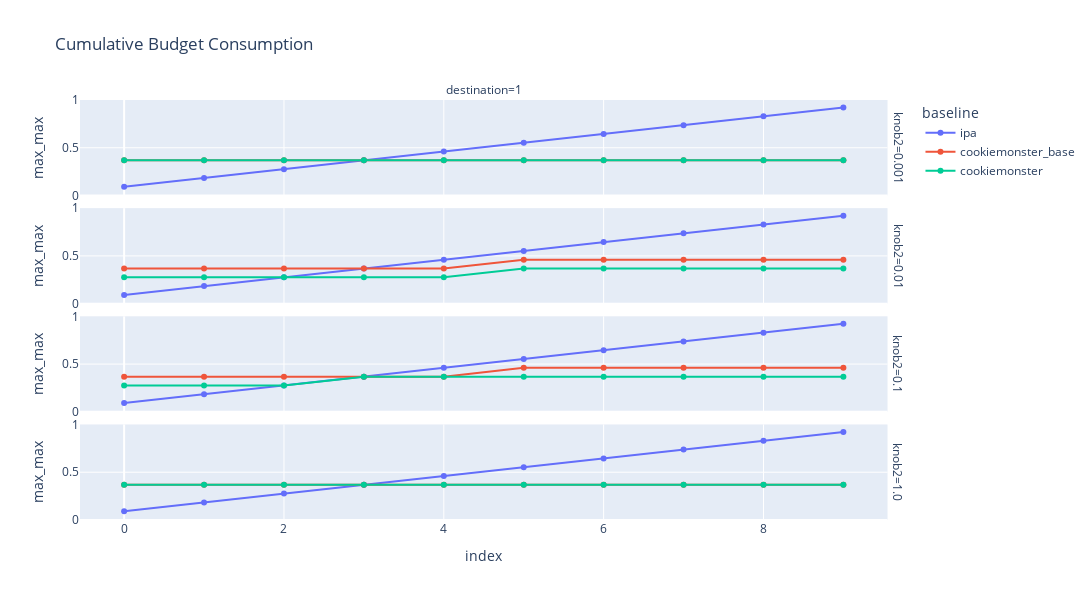
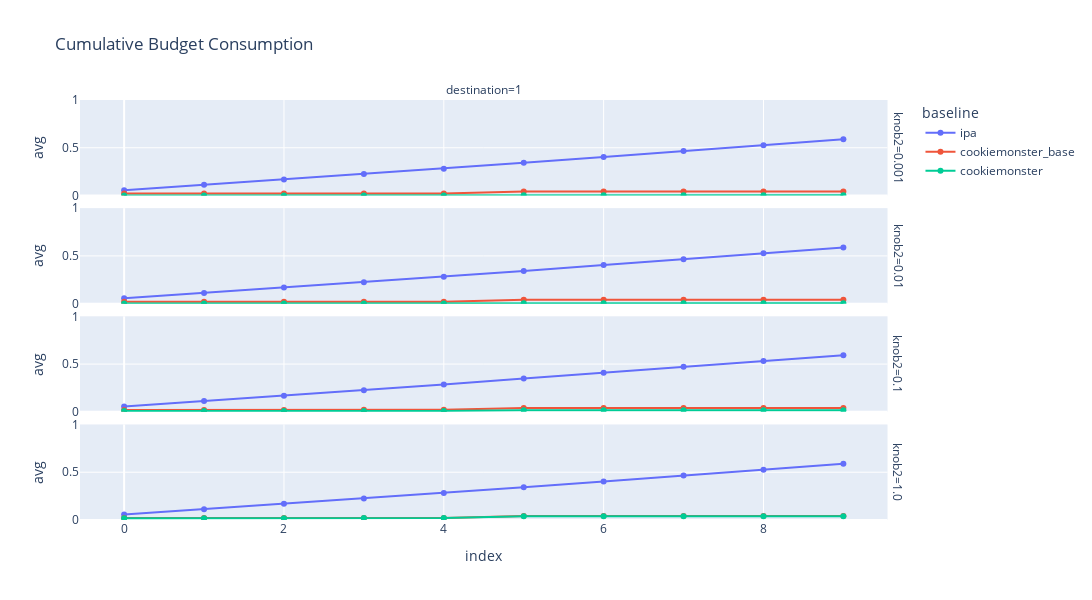
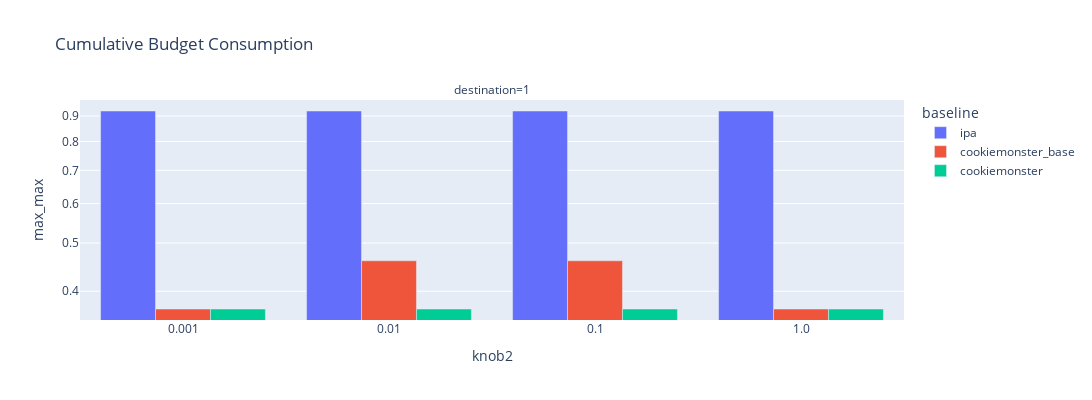
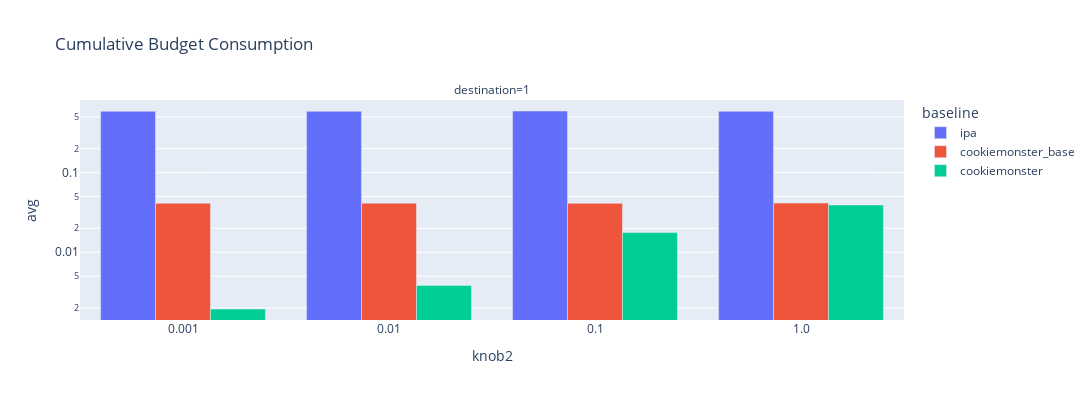

Source (notebook cell) for these figures, in order:
### Code cell
path = "ray/microbenchmark/varying_knob2"
plot_budget_consumption_lines(path, facet_row="knob2", height=600)
plot_budget_consumption_bars(path, x_axis="knob2", log_y=True, height=400)

### Figure 1 — Plotly figure (JSON) as saved in the notebook; plotly's stock layout.template omitted (floating-point values rounded to 4 significant figures)
{"data": [{"hovertemplate": "baseline=ipa<br>knob2=0.001<br>destination=1<br>index=%{x}<br>max_max=%{y}<extra></extra>", "legendgroup": "ipa", "line": {"color": "#636efa", "dash": "solid"}, "marker": {"symbol": "circle"}, "mode": "lines+markers", "name": "ipa", "orientation": "v", "showlegend": true, "type": "scatter", "x": [0, 1, 2, 3, 4, 5, 6, 7, 8, 9], "xaxis": "x4", "y": [0.0921, 0.1842, 0.2763, 0.3684, 0.4605, 0.5526, 0.6447, 0.7368, 0.8289, 0.921], "yaxis": "y4"}, {"hovertemplate": "baseline=ipa<br>knob2=0.01<br>destination=1<br>index=%{x}<br>max_max=%{y}<extra></extra>", "legendgroup": "ipa", "line": {"color": "#636efa", "dash": "solid"}, "marker": {"symbol": "circle"}, "mode": "lines+markers", "name": "ipa", "orientation": "v", "showlegend": false, "type": "scatter", "x": [0, 1, 2, 3, 4, 5, 6, 7, 8, 9], "xaxis": "x3", "y": [0.0921, 0.1842, 0.2763, 0.3684, 0.4605, 0.5526, 0.6447, 0.7368, 0.8289, 0.921], "yaxis": "y3"}, {"hovertemplate": "baseline=ipa<br>knob2=0.1<br>destination=1<br>index=%{x}<br>max_max=%{y}<extra></extra>", "legendgroup": "ipa", "line": {"color": "#636efa", "dash": "solid"}, "marker": {"symbol": "circle"}, "mode": "lines+markers", "name": "ipa", "orientation": "v", "showlegend": false, "type": "scatter", "x": [0, 1, 2, 3, 4, 5, 6, 7, 8, 9], "xaxis": "x2", "y": [0.0921, 0.1842, 0.2763, 0.3684, 0.4605, 0.5526, 0.6447, 0.7368, 0.8289, 0.921], "yaxis": "y2"}, {"hovertemplate": "baseline=ipa<br>knob2=1.0<br>destination=1<br>index=%{x}<br>max_max=%{y}<extra></extra>", "legendgroup": "ipa", "line": {"color": "#636efa", "dash": "solid"}, "marker": {"symbol": "circle"}, "mode": "lines+markers", "name": "ipa", "orientation": "v", "showlegend": false, "type": "scatter", "x": [0, 1, 2, 3, 4, 5, 6, 7, 8, 9], "xaxis": "x", "y": [0.0921, 0.1842, 0.2763, 0.3684, 0.4605, 0.5526, 0.6447, 0.7368, 0.8289, 0.921], "yaxis": "y"}, {"hovertemplate": "baseline=cookiemonster_base<br>knob2=0.001<br>destination=1<br>index=%{x}<br>max_max=%{y}<extra></extra>", "legendgroup": "cookiemonster_base", "line": {"color": "#EF553B", "dash": "solid"}, "marker": {"symbol": "circle"}, "mode": "lines+markers", "name": "cookiemonster_base", "orientation": "v", "showlegend": true, "type": "scatter", "x": [0, 1, 2, 3, 4, 5, 6, 7, 8, 9], "xaxis": "x4", "y": [0.3684, 0.3684, 0.3684, 0.3684, 0.3684, 0.3684, 0.3684, 0.3684, 0.3684, 0.3684], "yaxis": "y4"}, {"hovertemplate": "baseline=cookiemonster_base<br>knob2=0.01<br>destination=1<br>index=%{x}<br>max_max=%{y}<extra></extra>", "legendgroup": "cookiemonster_base", "line": {"color": "#EF553B", "dash": "solid"}, "marker": {"symbol": "circle"}, "mode": "lines+markers", "name": "cookiemonster_base", "orientation": "v", "showlegend": false, "type": "scatter", "x": [0, 1, 2, 3, 4, 5, 6, 7, 8, 9], "xaxis": "x3", "y": [0.3684, 0.3684, 0.3684, 0.3684, 0.3684, 0.4605, 0.4605, 0.4605, 0.4605, 0.4605], "yaxis": "y3"}, {"hovertemplate": "baseline=cookiemonster_base<br>knob2=0.1<br>destination=1<br>index=%{x}<br>max_max=%{y}<extra></extra>", "legendgroup": "cookiemonster_base", "line": {"color": "#EF553B", "dash": "solid"}, "marker": {"symbol": "circle"}, "mode": "lines+markers", "name": "cookiemonster_base", "orientation": "v", "showlegend": false, "type": "scatter", "x": [0, 1, 2, 3, 4, 5, 6, 7, 8, 9], "xaxis": "x2", "y": [0.3684, 0.3684, 0.3684, 0.3684, 0.3684, 0.4605, 0.4605, 0.4605, 0.4605, 0.4605], "yaxis": "y2"}, {"hovertemplate": "baseline=cookiemonster_base<br>knob2=1.0<br>destination=1<br>index=%{x}<br>max_max=%{y}<extra></extra>", "legendgroup": "cookiemonster_base", "line": {"color": "#EF553B", "dash": "solid"}, "marker": {"symbol": "circle"}, "mode": "lines+markers", "name": "cookiemonster_base", "orientation": "v", "showlegend": false, "type": "scatter", "x": [0, 1, 2, 3, 4, 5, 6, 7, 8, 9], "xaxis": "x", "y": [0.3684, 0.3684, 0.3684, 0.3684, 0.3684, 0.3684, 0.3684, 0.3684, 0.3684, 0.3684], "yaxis": "y"}, {"hovertemplate": "baseline=cookiemonster<br>knob2=0.001<br>destination=1<br>index=%{x}<br>max_max=%{y}<extra></extra>", "legendgroup": "cookiemonster", "line": {"color": "#00cc96", "dash": "solid"}, "marker": {"symbol": "circle"}, "mode": "lines+markers", "name": "cookiemonster", "orientation": "v", "showlegend": true, "type": "scatter", "x": [0, 1, 2, 3, 4, 5, 6, 7, 8, 9], "xaxis": "x4", "y": [0.3684, 0.3684, 0.3684, 0.3684, 0.3684, 0.3684, 0.3684, 0.3684, 0.3684, 0.3684], "yaxis": "y4"}, {"hovertemplate": "baseline=cookiemonster<br>knob2=0.01<br>destination=1<br>index=%{x}<br>max_max=%{y}<extra></extra>", "legendgroup": "cookiemonster", "line": {"color": "#00cc96", "dash": "solid"}, "marker": {"symbol": "circle"}, "mode": "lines+markers", "name": "cookiemonster", "orientation": "v", "showlegend": false, "type": "scatter", "x": [0, 1, 2, 3, 4, 5, 6, 7, 8, 9], "xaxis": "x3", "y": [0.2763, 0.2763, 0.2763, 0.2763, 0.2763, 0.3684, 0.3684, 0.3684, 0.3684, 0.3684], "yaxis": "y3"}, {"hovertemplate": "baseline=cookiemonster<br>knob2=0.1<br>destination=1<br>index=%{x}<br>max_max=%{y}<extra></extra>", "legendgroup": "cookiemonster", "line": {"color": "#00cc96", "dash": "solid"}, "marker": {"symbol": "circle"}, "mode": "lines+markers", "name": "cookiemonster", "orientation": "v", "showlegend": false, "type": "scatter", "x": [0, 1, 2, 3, 4, 5, 6, 7, 8, 9], "xaxis": "x2", "y": [0.2763, 0.2763, 0.2763, 0.3684, 0.3684, 0.3684, 0.3684, 0.3684, 0.3684, 0.3684], "yaxis": "y2"}, {"hovertemplate": "baseline=cookiemonster<br>knob2=1.0<br>destination=1<br>index=%{x}<br>max_max=%{y}<extra></extra>", "legendgroup": "cookiemonster", "line": {"color": "#00cc96", "dash": "solid"}, "marker": {"symbol": "circle"}, "mode": "lines+markers", "name": "cookiemonster", "orientation": "v", "showlegend": false, "type": "scatter", "x": [0, 1, 2, 3, 4, 5, 6, 7, 8, 9], "xaxis": "x", "y": [0.3684, 0.3684, 0.3684, 0.3684, 0.3684, 0.3684, 0.3684, 0.3684, 0.3684, 0.3684], "yaxis": "y"}], "layout": {"annotations": [{"showarrow": false, "text": "destination=1", "x": 0.49, "xanchor": "center", "xref": "paper", "y": 1, "yanchor": "bottom", "yref": "paper"}, {"showarrow": false, "text": "knob2=1.0", "textangle": 90, "x": 0.98, "xanchor": "left", "xref": "paper", "y": 0.1138, "yanchor": "middle", "yref": "paper"}, {"showarrow": false, "text": "knob2=0.1", "textangle": 90, "x": 0.98, "xanchor": "left", "xref": "paper", "y": 0.3712, "yanchor": "middle", "yref": "paper"}, {"showarrow": false, "text": "knob2=0.01", "textangle": 90, "x": 0.98, "xanchor": "left", "xref": "paper", "y": 0.6288, "yanchor": "middle", "yref": "paper"}, {"showarrow": false, "text": "knob2=0.001", "textangle": 90, "x": 0.98, "xanchor": "left", "xref": "paper", "y": 0.8862, "yanchor": "middle", "yref": "paper"}], "height": 600, "legend": {"title": {"text": "baseline"}, "tracegroupgap": 0}, "title": {"text": "Cumulative Budget Consumption"}, "width": 1100, "xaxis": {"anchor": "y", "autorange": true, "domain": [0, 0.98], "range": [-0.5522, 9.552], "title": {"text": "index"}, "type": "linear"}, "xaxis2": {"anchor": "y2", "autorange": true, "domain": [0, 0.98], "matches": "x", "range": [-0.5522, 9.552], "showticklabels": false, "type": "linear"}, "xaxis3": {"anchor": "y3", "autorange": true, "domain": [0, 0.98], "matches": "x", "range": [-0.5522, 9.552], "showticklabels": false, "type": "linear"}, "xaxis4": {"anchor": "y4", "autorange": true, "domain": [0, 0.98], "matches": "x", "range": [-0.5522, 9.552], "showticklabels": false, "type": "linear"}, "yaxis": {"anchor": "x", "domain": [0, 0.2275], "range": [0, 1], "title": {"text": "max_max"}, "type": "linear"}, "yaxis2": {"anchor": "x2", "domain": [0.2575, 0.485], "matches": "y", "range": [0, 1], "title": {"text": "max_max"}, "type": "linear"}, "yaxis3": {"anchor": "x3", "domain": [0.515, 0.7425], "matches": "y", "range": [0, 1], "title": {"text": "max_max"}, "type": "linear"}, "yaxis4": {"anchor": "x4", "domain": [0.7725, 1], "matches": "y", "range": [0, 1], "title": {"text": "max_max"}, "type": "linear"}}}

### Figure 2 — Plotly figure (JSON) as saved in the notebook; plotly's stock layout.template omitted (floating-point values rounded to 4 significant figures)
{"data": [{"hovertemplate": "baseline=ipa<br>knob2=0.001<br>destination=1<br>index=%{x}<br>avg=%{y}<extra></extra>", "legendgroup": "ipa", "line": {"color": "#636efa", "dash": "solid"}, "marker": {"symbol": "circle"}, "mode": "lines+markers", "name": "ipa", "orientation": "v", "showlegend": true, "type": "scatter", "x": [0, 1, 2, 3, 4, 5, 6, 7, 8, 9], "xaxis": "x4", "y": [0.05629, 0.1126, 0.1689, 0.2251, 0.2814, 0.3428, 0.4042, 0.4656, 0.527, 0.5884], "yaxis": "y4"}, {"hovertemplate": "baseline=ipa<br>knob2=0.01<br>destination=1<br>index=%{x}<br>avg=%{y}<extra></extra>", "legendgroup": "ipa", "line": {"color": "#636efa", "dash": "solid"}, "marker": {"symbol": "circle"}, "mode": "lines+markers", "name": "ipa", "orientation": "v", "showlegend": false, "type": "scatter", "x": [0, 1, 2, 3, 4, 5, 6, 7, 8, 9], "xaxis": "x3", "y": [0.05629, 0.1126, 0.1689, 0.2251, 0.2814, 0.3428, 0.4042, 0.4656, 0.527, 0.5884], "yaxis": "y3"}, {"hovertemplate": "baseline=ipa<br>knob2=0.1<br>destination=1<br>index=%{x}<br>avg=%{y}<extra></extra>", "legendgroup": "ipa", "line": {"color": "#636efa", "dash": "solid"}, "marker": {"symbol": "circle"}, "mode": "lines+markers", "name": "ipa", "orientation": "v", "showlegend": false, "type": "scatter", "x": [0, 1, 2, 3, 4, 5, 6, 7, 8, 9], "xaxis": "x2", "y": [0.05629, 0.1126, 0.1689, 0.2251, 0.2865, 0.3479, 0.4093, 0.4708, 0.5322, 0.5936], "yaxis": "y2"}, {"hovertemplate": "baseline=ipa<br>knob2=1.0<br>destination=1<br>index=%{x}<br>avg=%{y}<extra></extra>", "legendgroup": "ipa", "line": {"color": "#636efa", "dash": "solid"}, "marker": {"symbol": "circle"}, "mode": "lines+markers", "name": "ipa", "orientation": "v", "showlegend": false, "type": "scatter", "x": [0, 1, 2, 3, 4, 5, 6, 7, 8, 9], "xaxis": "x", "y": [0.05629, 0.1126, 0.1689, 0.2251, 0.2814, 0.3428, 0.4042, 0.4656, 0.527, 0.5884], "yaxis": "y"}, {"hovertemplate": "baseline=cookiemonster_base<br>knob2=0.001<br>destination=1<br>index=%{x}<br>avg=%{y}<extra></extra>", "legendgroup": "cookiemonster_base", "line": {"color": "#EF553B", "dash": "solid"}, "marker": {"symbol": "circle"}, "mode": "lines+markers", "name": "cookiemonster_base", "orientation": "v", "showlegend": true, "type": "scatter", "x": [0, 1, 2, 3, 4, 5, 6, 7, 8, 9], "xaxis": "x4", "y": [0.02024, 0.02026, 0.02069, 0.02095, 0.021, 0.04121, 0.04127, 0.04127, 0.04128, 0.04128], "yaxis": "y4"}, {"hovertemplate": "baseline=cookiemonster_base<br>knob2=0.01<br>destination=1<br>index=%{x}<br>avg=%{y}<extra></extra>", "legendgroup": "cookiemonster_base", "line": {"color": "#EF553B", "dash": "solid"}, "marker": {"symbol": "circle"}, "mode": "lines+markers", "name": "cookiemonster_base", "orientation": "v", "showlegend": false, "type": "scatter", "x": [0, 1, 2, 3, 4, 5, 6, 7, 8, 9], "xaxis": "x3", "y": [0.02008, 0.02039, 0.0206, 0.02078, 0.02099, 0.04128, 0.04131, 0.04131, 0.04132, 0.04132], "yaxis": "y3"}, {"hovertemplate": "baseline=cookiemonster_base<br>knob2=0.1<br>destination=1<br>index=%{x}<br>avg=%{y}<extra></extra>", "legendgroup": "cookiemonster_base", "line": {"color": "#EF553B", "dash": "solid"}, "marker": {"symbol": "circle"}, "mode": "lines+markers", "name": "cookiemonster_base", "orientation": "v", "showlegend": false, "type": "scatter", "x": [0, 1, 2, 3, 4, 5, 6, 7, 8, 9], "xaxis": "x2", "y": [0.0193, 0.01946, 0.02057, 0.02089, 0.02204, 0.04111, 0.04112, 0.04113, 0.04114, 0.04115], "yaxis": "y2"}, {"hovertemplate": "baseline=cookiemonster_base<br>knob2=1.0<br>destination=1<br>index=%{x}<br>avg=%{y}<extra></extra>", "legendgroup": "cookiemonster_base", "line": {"color": "#EF553B", "dash": "solid"}, "marker": {"symbol": "circle"}, "mode": "lines+markers", "name": "cookiemonster_base", "orientation": "v", "showlegend": false, "type": "scatter", "x": [0, 1, 2, 3, 4, 5, 6, 7, 8, 9], "xaxis": "x", "y": [0.02028, 0.02035, 0.02043, 0.02117, 0.0212, 0.0414, 0.04142, 0.04143, 0.04144, 0.04145], "yaxis": "y"}, {"hovertemplate": "baseline=cookiemonster<br>knob2=0.001<br>destination=1<br>index=%{x}<br>avg=%{y}<extra></extra>", "legendgroup": "cookiemonster", "line": {"color": "#00cc96", "dash": "solid"}, "marker": {"symbol": "circle"}, "mode": "lines+markers", "name": "cookiemonster", "orientation": "v", "showlegend": true, "type": "scatter", "x": [0, 1, 2, 3, 4, 5, 6, 7, 8, 9], "xaxis": "x4", "y": [0.0009597, 0.0009604, 0.00098, 0.0009924, 0.0009948, 0.001936, 0.001938, 0.001939, 0.00194, 0.00194], "yaxis": "y4"}, {"hovertemplate": "baseline=cookiemonster<br>knob2=0.01<br>destination=1<br>index=%{x}<br>avg=%{y}<extra></extra>", "legendgroup": "cookiemonster", "line": {"color": "#00cc96", "dash": "solid"}, "marker": {"symbol": "circle"}, "mode": "lines+markers", "name": "cookiemonster", "orientation": "v", "showlegend": false, "type": "scatter", "x": [0, 1, 2, 3, 4, 5, 6, 7, 8, 9], "xaxis": "x3", "y": [0.00184, 0.00188, 0.001894, 0.00191, 0.001929, 0.003832, 0.003834, 0.003834, 0.003834, 0.003834], "yaxis": "y3"}, {"hovertemplate": "baseline=cookiemonster<br>knob2=0.1<br>destination=1<br>index=%{x}<br>avg=%{y}<extra></extra>", "legendgroup": "cookiemonster", "line": {"color": "#00cc96", "dash": "solid"}, "marker": {"symbol": "circle"}, "mode": "lines+markers", "name": "cookiemonster", "orientation": "v", "showlegend": false, "type": "scatter", "x": [0, 1, 2, 3, 4, 5, 6, 7, 8, 9], "xaxis": "x2", "y": [0.00826, 0.008339, 0.008832, 0.008976, 0.009414, 0.01763, 0.01764, 0.01764, 0.01764, 0.01765], "yaxis": "y2"}, {"hovertemplate": "baseline=cookiemonster<br>knob2=1.0<br>destination=1<br>index=%{x}<br>avg=%{y}<extra></extra>", "legendgroup": "cookiemonster", "line": {"color": "#00cc96", "dash": "solid"}, "marker": {"symbol": "circle"}, "mode": "lines+markers", "name": "cookiemonster", "orientation": "v", "showlegend": false, "type": "scatter", "x": [0, 1, 2, 3, 4, 5, 6, 7, 8, 9], "xaxis": "x", "y": [0.01921, 0.01928, 0.01936, 0.0201, 0.02012, 0.03922, 0.03924, 0.03925, 0.03926, 0.03926], "yaxis": "y"}], "layout": {"annotations": [{"showarrow": false, "text": "destination=1", "x": 0.49, "xanchor": "center", "xref": "paper", "y": 1, "yanchor": "bottom", "yref": "paper"}, {"showarrow": false, "text": "knob2=1.0", "textangle": 90, "x": 0.98, "xanchor": "left", "xref": "paper", "y": 0.1138, "yanchor": "middle", "yref": "paper"}, {"showarrow": false, "text": "knob2=0.1", "textangle": 90, "x": 0.98, "xanchor": "left", "xref": "paper", "y": 0.3712, "yanchor": "middle", "yref": "paper"}, {"showarrow": false, "text": "knob2=0.01", "textangle": 90, "x": 0.98, "xanchor": "left", "xref": "paper", "y": 0.6288, "yanchor": "middle", "yref": "paper"}, {"showarrow": false, "text": "knob2=0.001", "textangle": 90, "x": 0.98, "xanchor": "left", "xref": "paper", "y": 0.8862, "yanchor": "middle", "yref": "paper"}], "height": 600, "legend": {"title": {"text": "baseline"}, "tracegroupgap": 0}, "title": {"text": "Cumulative Budget Consumption"}, "width": 1100, "xaxis": {"anchor": "y", "autorange": true, "domain": [0, 0.98], "range": [-0.5522, 9.552], "title": {"text": "index"}, "type": "linear"}, "xaxis2": {"anchor": "y2", "autorange": true, "domain": [0, 0.98], "matches": "x", "range": [-0.5522, 9.552], "showticklabels": false, "type": "linear"}, "xaxis3": {"anchor": "y3", "autorange": true, "domain": [0, 0.98], "matches": "x", "range": [-0.5522, 9.552], "showticklabels": false, "type": "linear"}, "xaxis4": {"anchor": "y4", "autorange": true, "domain": [0, 0.98], "matches": "x", "range": [-0.5522, 9.552], "showticklabels": false, "type": "linear"}, "yaxis": {"anchor": "x", "domain": [0, 0.2275], "range": [0, 1], "title": {"text": "avg"}, "type": "linear"}, "yaxis2": {"anchor": "x2", "domain": [0.2575, 0.485], "matches": "y", "range": [0, 1], "title": {"text": "avg"}, "type": "linear"}, "yaxis3": {"anchor": "x3", "domain": [0.515, 0.7425], "matches": "y", "range": [0, 1], "title": {"text": "avg"}, "type": "linear"}, "yaxis4": {"anchor": "x4", "domain": [0.7725, 1], "matches": "y", "range": [0, 1], "title": {"text": "avg"}, "type": "linear"}}}

### Figure 3 — Plotly figure (JSON) as saved in the notebook; plotly's stock layout.template omitted (floating-point values rounded to 4 significant figures)
{"data": [{"alignmentgroup": "True", "hovertemplate": "baseline=ipa<br>destination=1<br>knob2=%{x}<br>max_max=%{y}<extra></extra>", "legendgroup": "ipa", "marker": {"color": "#636efa", "pattern": {"shape": ""}}, "name": "ipa", "offsetgroup": "ipa", "orientation": "v", "showlegend": true, "textposition": "auto", "type": "bar", "x": ["1.0", "0.001", "0.1", "0.01"], "xaxis": "x", "y": [0.921, 0.921, 0.921, 0.921], "yaxis": "y"}, {"alignmentgroup": "True", "hovertemplate": "baseline=cookiemonster_base<br>destination=1<br>knob2=%{x}<br>max_max=%{y}<extra></extra>", "legendgroup": "cookiemonster_base", "marker": {"color": "#EF553B", "pattern": {"shape": ""}}, "name": "cookiemonster_base", "offsetgroup": "cookiemonster_base", "orientation": "v", "showlegend": true, "textposition": "auto", "type": "bar", "x": ["1.0", "0.001", "0.1", "0.01"], "xaxis": "x", "y": [0.3684, 0.3684, 0.4605, 0.4605], "yaxis": "y"}, {"alignmentgroup": "True", "hovertemplate": "baseline=cookiemonster<br>destination=1<br>knob2=%{x}<br>max_max=%{y}<extra></extra>", "legendgroup": "cookiemonster", "marker": {"color": "#00cc96", "pattern": {"shape": ""}}, "name": "cookiemonster", "offsetgroup": "cookiemonster", "orientation": "v", "showlegend": true, "textposition": "auto", "type": "bar", "x": ["1.0", "0.001", "0.1", "0.01"], "xaxis": "x", "y": [0.3684, 0.3684, 0.3684, 0.3684], "yaxis": "y"}], "layout": {"annotations": [{"showarrow": false, "text": "destination=1", "x": 0.5, "xanchor": "center", "xref": "paper", "y": 1, "yanchor": "bottom", "yref": "paper"}], "barmode": "group", "height": 400, "legend": {"title": {"text": "baseline"}, "tracegroupgap": 0}, "title": {"text": "Cumulative Budget Consumption"}, "width": 1100, "xaxis": {"anchor": "y", "autorange": true, "categoryarray": ["0.001", "0.01", "0.1", "1.0"], "categoryorder": "array", "domain": [0, 1], "range": [-0.5, 3.5], "title": {"text": "knob2"}, "type": "category"}, "yaxis": {"anchor": "x", "autorange": true, "domain": [0, 1], "range": [-0.4558, -0.01362], "title": {"text": "max_max"}, "type": "log"}}}

### Figure 4 — Plotly figure (JSON) as saved in the notebook; plotly's stock layout.template omitted (floating-point values rounded to 4 significant figures)
{"data": [{"alignmentgroup": "True", "hovertemplate": "baseline=ipa<br>destination=1<br>knob2=%{x}<br>avg=%{y}<extra></extra>", "legendgroup": "ipa", "marker": {"color": "#636efa", "pattern": {"shape": ""}}, "name": "ipa", "offsetgroup": "ipa", "orientation": "v", "showlegend": true, "textposition": "auto", "type": "bar", "x": ["1.0", "0.001", "0.1", "0.01"], "xaxis": "x", "y": [0.5884, 0.5884, 0.5936, 0.5884], "yaxis": "y"}, {"alignmentgroup": "True", "hovertemplate": "baseline=cookiemonster_base<br>destination=1<br>knob2=%{x}<br>avg=%{y}<extra></extra>", "legendgroup": "cookiemonster_base", "marker": {"color": "#EF553B", "pattern": {"shape": ""}}, "name": "cookiemonster_base", "offsetgroup": "cookiemonster_base", "orientation": "v", "showlegend": true, "textposition": "auto", "type": "bar", "x": ["1.0", "0.001", "0.1", "0.01"], "xaxis": "x", "y": [0.04145, 0.04128, 0.04115, 0.04132], "yaxis": "y"}, {"alignmentgroup": "True", "hovertemplate": "baseline=cookiemonster<br>destination=1<br>knob2=%{x}<br>avg=%{y}<extra></extra>", "legendgroup": "cookiemonster", "marker": {"color": "#00cc96", "pattern": {"shape": ""}}, "name": "cookiemonster", "offsetgroup": "cookiemonster", "orientation": "v", "showlegend": true, "textposition": "auto", "type": "bar", "x": ["1.0", "0.001", "0.1", "0.01"], "xaxis": "x", "y": [0.03926, 0.00194, 0.01765, 0.003834], "yaxis": "y"}], "layout": {"annotations": [{"showarrow": false, "text": "destination=1", "x": 0.5, "xanchor": "center", "xref": "paper", "y": 1, "yanchor": "bottom", "yref": "paper"}], "barmode": "group", "height": 400, "legend": {"title": {"text": "baseline"}, "tracegroupgap": 0}, "title": {"text": "Cumulative Budget Consumption"}, "width": 1100, "xaxis": {"anchor": "y", "autorange": true, "categoryarray": ["0.001", "0.01", "0.1", "1.0"], "categoryorder": "array", "domain": [0, 1], "range": [-0.5, 3.5], "title": {"text": "knob2"}, "type": "category"}, "yaxis": {"anchor": "x", "autorange": true, "domain": [0, 1], "range": [-2.85, -0.08844], "title": {"text": "avg"}, "type": "log"}}}
